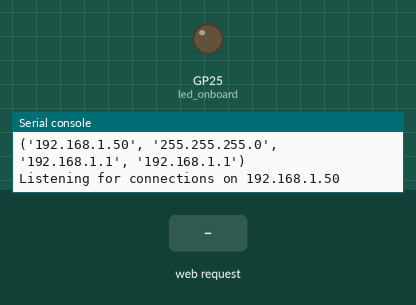
Recording of a program running on a simulated Raspberry Pi Pico running MicroPython. Parts: output pins drawn as LEDs (lit = HIGH), the last lines printed to the serial console. The test bench sets the inputs (shaded band). WiFi joins after 1.5 s.

Above: at 3.2 s.
3.3 s: HTTP request GET /led/on received
At 3.9 s:
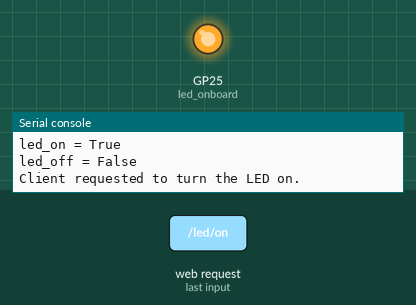
4.8 s: HTTP request GET /led/off received
At 6.2 s:
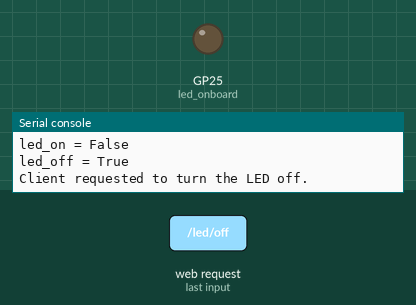
Timing chart, 0 to 7.8 s (numbered marks = the images above; inputs shaded):
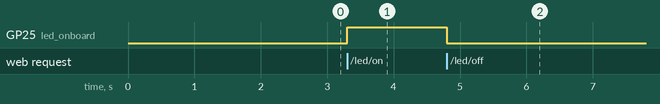

The program:

LED_Server_Form.py
```python
from connect import wlan
import socket
import machine

led_onboard = machine.Pin("LED", machine.Pin.OUT)
led_onboard.value(0)
led_state = "LED is off"

html = """
<!DOCTYPE html>
<html>
    <head> <title>Raspberry Pi Pico W</title> </head>
    <body> <h1>Raspberry Pi Pico W</h1>
        <p>%s</p>
        <form action="%s">
           <input type="submit" value="%s" />
        </form>
    </body>
</html>
"""

address = socket.getaddrinfo("0.0.0.0", 80)[0][-1]
s = socket.socket()
s.setsockopt(socket.SOL_SOCKET, socket.SO_REUSEADDR, 1)
s.bind(address)
s.listen(1)
print("Listening for connections on", wlan.ifconfig()[0])

while True:
    try:
        client, address = s.accept()
        print("Connection accepted from", address)
        request = client.recv(1024).decode("UTF-8")
        print(request)

        led_on = request.startswith("GET /led/on")
        led_off = request.startswith("GET /led/off")
        print("led_on = " + str(led_on))
        print("led_off = " + str(led_off))

        if led_on:
            print("Client requested to turn the LED on.")
            led_onboard.value(1)
            led_state = "LED is on"

        if led_off:
            print("Client requested to turn the LED off.")
            led_onboard.value(0)
            led_state = "LED is off"

        if led_state == "LED is on":
            button_link = "/led/off"
            button_text = "Turn LED off"

        else:
            button_link = "/led/on"
            button_text = "Turn LED on"

        response = html % (led_state,button_link,button_text)

        client.send("HTTP/1.0 200 OK\r\n")
        client.send("Content-type: text/html\r\n\r\n")
        client.send(response)
        client.close()

    except OSError as e:
        client.close()
        print("Error, connection closed.")
```

connect.py
```python
import time
import network
import rp2
rp2.country("GB")

ssid = "NetworkName"
psk = "Password"

wlan = network.WLAN(network.STA_IF)
wlan.active(True)
wlan.connect(ssid, psk)

max_wait = 30
while max_wait > 0:
    if wlan.status() < 0 or wlan.status() >= 3:
        break
    max_wait -= 1
    print("Waiting for Wi-Fi connection...")
    time.sleep(1)

if wlan.status() != 3:
    raise RuntimeError("Network connection failed")
else:
    print("Connected to Wi-Fi network.")
    print(wlan.ifconfig())
```

Measured:
- after the input at 3.3 s, GP25 (led_onboard): LOW → HIGH at once
- after the input at 4.8 s, GP25 (led_onboard): HIGH → LOW at once
